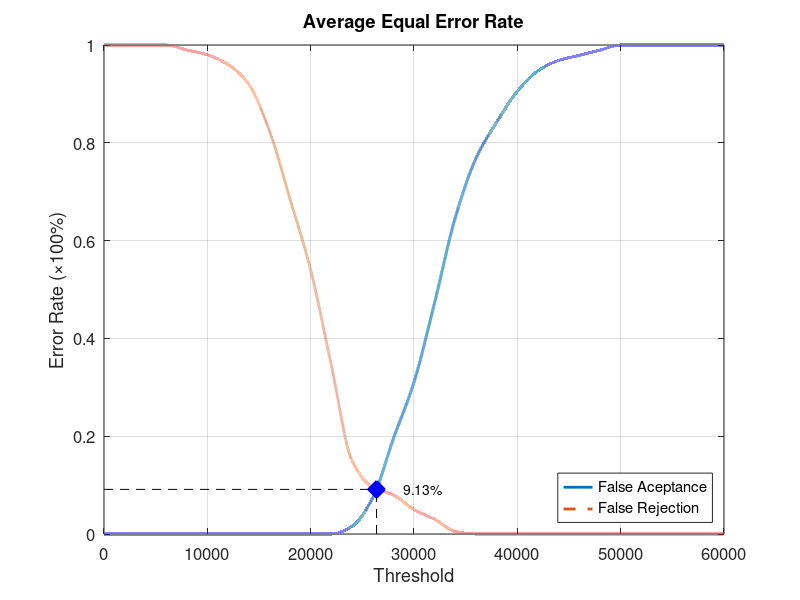
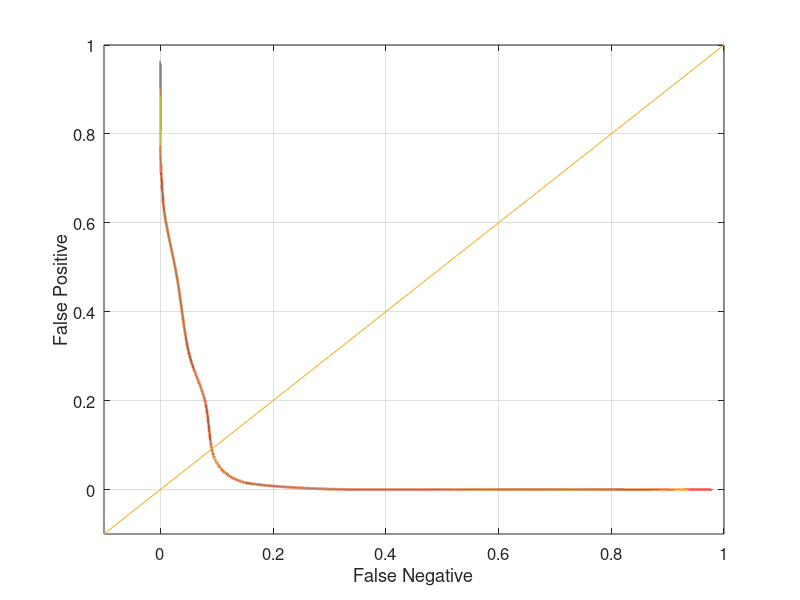

MATLAB code to generate these figures, in order:
function yEER = Database4_2
close all;
clear;
clc;
x = 0:2000:60000;
xq = 0:0.5:60000;

y0 = [0 0 0 0 0 0 0 0 0 0 0 0 0.0157895 0.0736842 0.194737 0.310526 0.473684 0.647368 0.768421 0.842105 0.905263 0.947368 0.968421 0.978947 0.989474 1 1 1 1 1 1];
yy0 = interp1(x, y0, xq, 'pchip');
y1 = [1 1 1 1 0.99 0.98 0.96 0.92 0.825 0.685 0.54 0.345 0.15 0.095 0.08 0.05 0.03 0.005 0 0 0 0 0 0 0 0 0 0 0 0 0];
yy1 = interp1(x, y1, xq, 'pchip');

% Calculating EER: 
y2 = abs(y0 - y1);
find(y2 == min(y2))
yy2 = abs(yy0 - yy1);
xEER = find(yy2 == min(yy2));
xEERIndex = xq(xEER) % X-axis EER
yEER = yy0(xEER) % Y-axis EER

main = figure
plot(xq, yy0,'-','LineWidth', 2);	hold on
plot(xq, yy1,'--','LineWidth', 2);	hold on
plot([xEERIndex xEERIndex], [0 yEER], 'k--');	hold on
plot([0 xEERIndex], [yEER yEER], 'k--');	hold on
plot(xEERIndex, yEER, 'bx', 'LineWidth', 10);	hold on
text(xEERIndex + 10 * xEERIndex / 100, yEER, [num2str(round((10000 * yEER)) / 100) '%'])
legend('False Aceptance', 'False Rejection', 'Location', 'SouthEast')
xlabel('Threshold')
ylabel('Error Rate (\times100%)')
title('Average Equal Error Rate')
set(gca, 'FontSize', 12)
axis([0 60000 0 1])
grid on

print(main, 'Database4_2Main', '-dpng');
FNRxFPR = figure('Color', [1 1 1]);
plot(yy1, yy0, '-', yy1, yy0, 'LineWidth', 2);
hold on
y = -0.1:0.1:1
plot(y, y); 
set(gca, 'FontSize', 12)
xlabel('False Negative')
ylabel('False Positive')
axis([-0.1 1 -0.1 1])
set(gca, 'FontSize', 12)
grid on

print(FNRxFPR, 'Database4_2FNRxFPR','-dpng');
end
